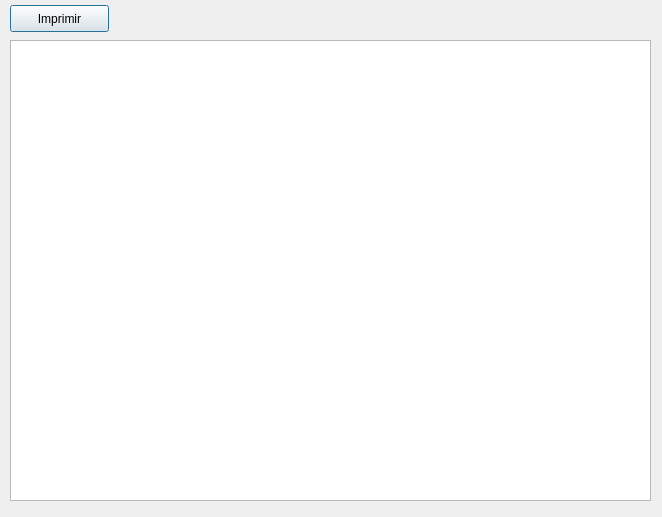
<?xml version="1.0" encoding="UTF-8"?>
<ui version="4.0">
 <class>FrmRelatorio</class>
 <widget class="QDialog" name="FrmRelatorio">
  <property name="geometry">
   <rect>
    <x>0</x>
    <y>0</y>
    <width>662</width>
    <height>517</height>
   </rect>
  </property>
  <property name="windowTitle">
   <string>Omega Sistemas (Relatório)</string>
  </property>
  <widget class="QTextEdit" name="edt_relatorio">
   <property name="geometry">
    <rect>
     <x>10</x>
     <y>40</y>
     <width>641</width>
     <height>461</height>
    </rect>
   </property>
   <property name="readOnly">
    <bool>true</bool>
   </property>
  </widget>
  <widget class="QPushButton" name="btn_imprimir">
   <property name="geometry">
    <rect>
     <x>10</x>
     <y>5</y>
     <width>99</width>
     <height>27</height>
    </rect>
   </property>
   <property name="text">
    <string>Imprimir</string>
   </property>
  </widget>
 </widget>
 <resources/>
 <connections/>
</ui>
